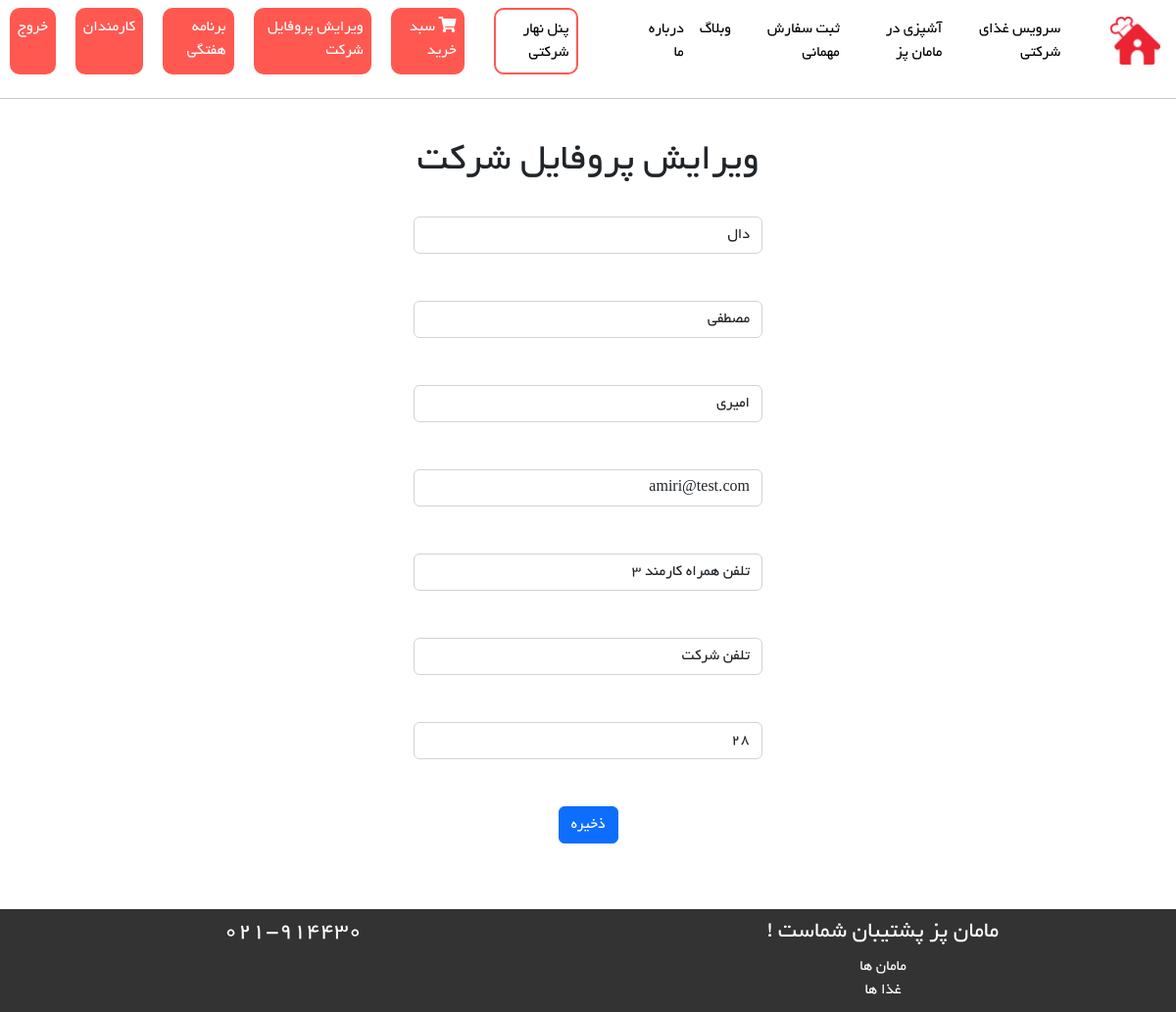
The page /company/UpdateCompanyProfile (signed in) on the database as committed earlier.
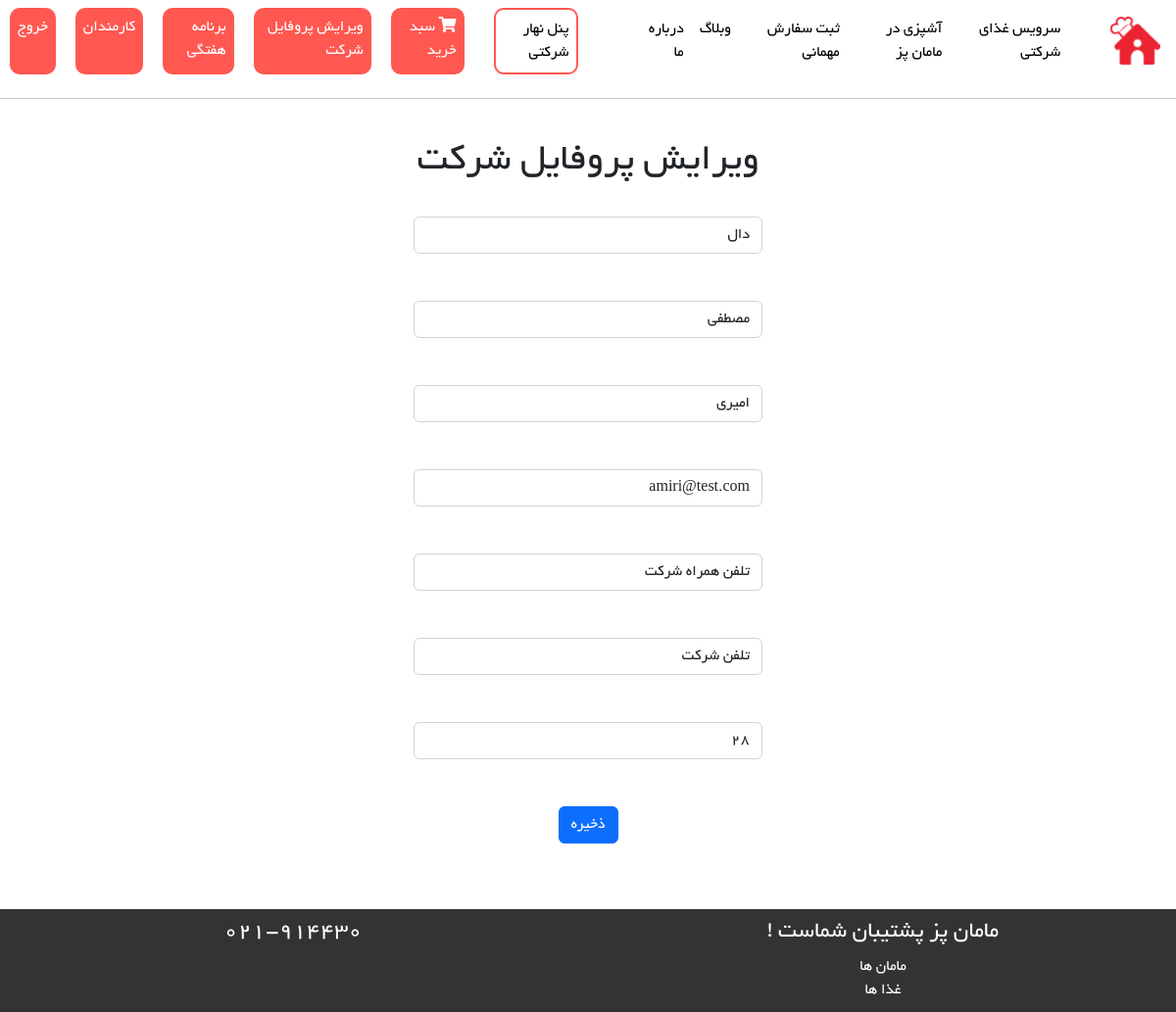
The same page on the database as committed later.
### BaseApp/models.py (models this page shows, shortened)
class User(AbstractUser):
    phone_number = models.CharField(max_length=20, null=True, blank=True)
    email_active_code = models.CharField(max_length=100, null=True, blank=True)
    address = models.TextField(null=True, blank=True)
    is_mom = models.BooleanField(default=False)
    is_company = models.BooleanField(default=False)
    is_employee = models.BooleanField(default=False)
    class Meta:
        db_table = 'User'

### Company/views.py (the view, shortened to what this page needs)
# urls.py: path('UpdateCompanyProfile', views.CompanyUpdateProfileView.as_view(), name='UpdateCompanyProfile'),
class CompanyUpdateProfileView(View):
    def get(self, request: HttpRequest):
        if request.user.is_company:
            current_user = User.objects.filter(id=request.user.id).first()
            current_user_pro = CompanyModel.objects.filter(user_id=request.user.id).first()
            edit_form = UpdateCompanyProfileForm(instance=current_user)
            edit_form_pro = UpdateAdditionalCompanyProfileForm(instance=current_user_pro)
            context = {
                'edit_form': edit_form,
                'edit_form_pro': edit_form_pro,
            }
            return render(request, 'Company/CompanyUpdateProfile.html', context)
        else:
            return HttpResponse('You are not allowed to access this page !')

### Company/forms.py
class UpdateCompanyProfileForm(forms.ModelForm):
    class Meta:
        model = User
        fields = ['first_name', 'last_name', 'email', 'phone_number', 'address']
        widgets = {
            'first_name': forms.TextInput(attrs={
                'class': 'form-control',
                'placeholder': 'نام'
            }),
            'last_name': forms.TextInput(attrs={
                'class': 'form-control',
                'placeholder': 'نام خانوادگی'
            }),
            'email': forms.TextInput(attrs={
                'class': 'form-control',
                'placeholder': 'ایمیل'
            }),
            'phone_number': forms.TextInput(attrs={
                'class': 'form-control',
                'placeholder': 'تلفن همراه'
            }),
            'address': forms.Textarea(attrs={
                'class': 'form-control',
                'placeholder': 'آدرس'
            }),
        }
        labels = {
            'first_name': 'نام',
            'last_name': 'نام خانوادگی',
            'email': 'ایمیل',
            'phone_number': 'شماره تلفن',
            'address': 'آدرس'
        }

### Company/templates/Company/CompanyUpdateProfile.html (shortened to what this page needs)
{% extends 'base/layout.html' %}
{% load static %}
{% block main %}
    <div style="text-align: center">
        <h1>ویرایش پروفایل شرکت</h1>
        <br>
        <div class="row">
            <div class="col-4"></div>
            <div class="col-4">
                <form action="{% url 'UpdateCompanyProfile' %}" method="post" id="edit-form" enctype="multipart/form-data">
                    {{ edit_form_pro.company_name }}
                    <br/>
                    <br/>
                    {{ edit_form.first_name }}
                    <br/>
                    <br/>
                    {{ edit_form.last_name }}
                    <br/>
                    <br/>
                    {{ edit_form.email }}
                    <br/>
                    <br/>
                    {{ edit_form.phone_number }}
                    <br/>
                    <br/>
                    {{ edit_form_pro.company_number }}
                    <br/>
                    <br/>
                    {{ edit_form_pro.employee_count }}
                    <br/>
                    <br/>
                    <button class="btn btn-primary" id="register-butt" type="submit">ذخیره</button>
                </form>
            </div>
            <div class="col-4"></div>
        </div>
    </div>
{% endblock %}

Rows that differ between the two databases and show on the page:
changed User "مصطفی": phone_number "تلفن همراه کارمند ۳" → "تلفن همراه شرکت"
